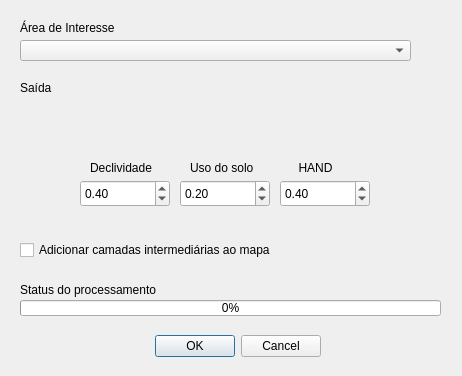
<?xml version="1.0" encoding="UTF-8"?>
<ui version="4.0">
 <class>FloodSusceptibilityDialogBase</class>
 <widget class="QDialog" name="FloodSusceptibilityDialogBase">
  <property name="geometry">
   <rect>
    <x>0</x>
    <y>0</y>
    <width>462</width>
    <height>376</height>
   </rect>
  </property>
  <property name="windowTitle">
   <string>Flood Susceptibility</string>
  </property>
  <widget class="QProgressBar" name="progressBar">
   <property name="geometry">
    <rect>
     <x>20</x>
     <y>300</y>
     <width>421</width>
     <height>16</height>
    </rect>
   </property>
   <property name="value">
    <number>0</number>
   </property>
  </widget>
  <widget class="QLabel" name="label_status">
   <property name="geometry">
    <rect>
     <x>20</x>
     <y>280</y>
     <width>381</width>
     <height>20</height>
    </rect>
   </property>
   <property name="text">
    <string>Status do processamento</string>
   </property>
  </widget>
  <widget class="QDialogButtonBox" name="button_box">
   <property name="geometry">
    <rect>
     <x>110</x>
     <y>330</y>
     <width>211</width>
     <height>32</height>
    </rect>
   </property>
   <property name="orientation">
    <enum>Qt::Horizontal</enum>
   </property>
   <property name="standardButtons">
    <set>QDialogButtonBox::Cancel|QDialogButtonBox::Ok</set>
   </property>
  </widget>
  <widget class="QLabel" name="label_aoi">
   <property name="geometry">
    <rect>
     <x>20</x>
     <y>20</y>
     <width>261</width>
     <height>16</height>
    </rect>
   </property>
   <property name="text">
    <string>Área de Interesse</string>
   </property>
  </widget>
  <widget class="QgsFileWidget" name="mQgsFileWidget_output">
   <property name="geometry">
    <rect>
     <x>20</x>
     <y>100</y>
     <width>391</width>
     <height>27</height>
    </rect>
   </property>
   <property name="filter">
    <string>GeoTIFF (*.tif)</string>
   </property>
   <property name="storageMode">
    <enum>QgsFileWidget::SaveFile</enum>
   </property>
  </widget>
  <widget class="QLabel" name="label_saida">
   <property name="geometry">
    <rect>
     <x>20</x>
     <y>80</y>
     <width>261</width>
     <height>16</height>
    </rect>
   </property>
   <property name="text">
    <string>Saída</string>
   </property>
   <property name="buddy">
    <cstring></cstring>
   </property>
  </widget>
  <widget class="QgsDoubleSpinBox" name="mQgsDoubleSpinBox_solo">
   <property name="geometry">
    <rect>
     <x>180</x>
     <y>180</y>
     <width>90</width>
     <height>27</height>
    </rect>
   </property>
   <property name="maximum">
    <double>1.000000000000000</double>
   </property>
   <property name="singleStep">
    <double>0.100000000000000</double>
   </property>
   <property name="value">
    <double>0.200000000000000</double>
   </property>
  </widget>
  <widget class="QLabel" name="label_p_decliv">
   <property name="geometry">
    <rect>
     <x>90</x>
     <y>160</y>
     <width>71</width>
     <height>16</height>
    </rect>
   </property>
   <property name="text">
    <string>Declividade</string>
   </property>
  </widget>
  <widget class="QgsDoubleSpinBox" name="mQgsDoubleSpinBox_decliv">
   <property name="geometry">
    <rect>
     <x>80</x>
     <y>180</y>
     <width>90</width>
     <height>27</height>
    </rect>
   </property>
   <property name="maximum">
    <double>1.000000000000000</double>
   </property>
   <property name="singleStep">
    <double>0.100000000000000</double>
   </property>
   <property name="value">
    <double>0.400000000000000</double>
   </property>
  </widget>
  <widget class="QgsDoubleSpinBox" name="mQgsDoubleSpinBox_hand">
   <property name="geometry">
    <rect>
     <x>280</x>
     <y>180</y>
     <width>90</width>
     <height>27</height>
    </rect>
   </property>
   <property name="maximum">
    <double>1.000000000000000</double>
   </property>
   <property name="singleStep">
    <double>0.100000000000000</double>
   </property>
   <property name="value">
    <double>0.400000000000000</double>
   </property>
  </widget>
  <widget class="QgsMapLayerComboBox" name="mMapLayerComboBox_aoi">
   <property name="geometry">
    <rect>
     <x>20</x>
     <y>40</y>
     <width>391</width>
     <height>21</height>
    </rect>
   </property>
  </widget>
  <widget class="QLabel" name="label_p_solo">
   <property name="geometry">
    <rect>
     <x>190</x>
     <y>160</y>
     <width>71</width>
     <height>16</height>
    </rect>
   </property>
   <property name="text">
    <string>Uso do solo</string>
   </property>
  </widget>
  <widget class="QCheckBox" name="checkBox_intermediarias">
   <property name="geometry">
    <rect>
     <x>20</x>
     <y>240</y>
     <width>281</width>
     <height>20</height>
    </rect>
   </property>
   <property name="text">
    <string>Adicionar camadas intermediárias ao mapa</string>
   </property>
  </widget>
  <widget class="QLabel" name="label_p_hand">
   <property name="geometry">
    <rect>
     <x>280</x>
     <y>160</y>
     <width>71</width>
     <height>16</height>
    </rect>
   </property>
   <property name="text">
    <string>HAND</string>
   </property>
   <property name="alignment">
    <set>Qt::AlignCenter</set>
   </property>
  </widget>
 </widget>
 <customwidgets>
  <customwidget>
   <class>QgsDoubleSpinBox</class>
   <extends>QDoubleSpinBox</extends>
   <header>qgsdoublespinbox.h</header>
  </customwidget>
  <customwidget>
   <class>QgsFileWidget</class>
   <extends>QWidget</extends>
   <header>qgsfilewidget.h</header>
  </customwidget>
  <customwidget>
   <class>QgsMapLayerComboBox</class>
   <extends>QComboBox</extends>
   <header>qgsmaplayercombobox.h</header>
  </customwidget>
 </customwidgets>
 <resources/>
 <connections/>
</ui>
